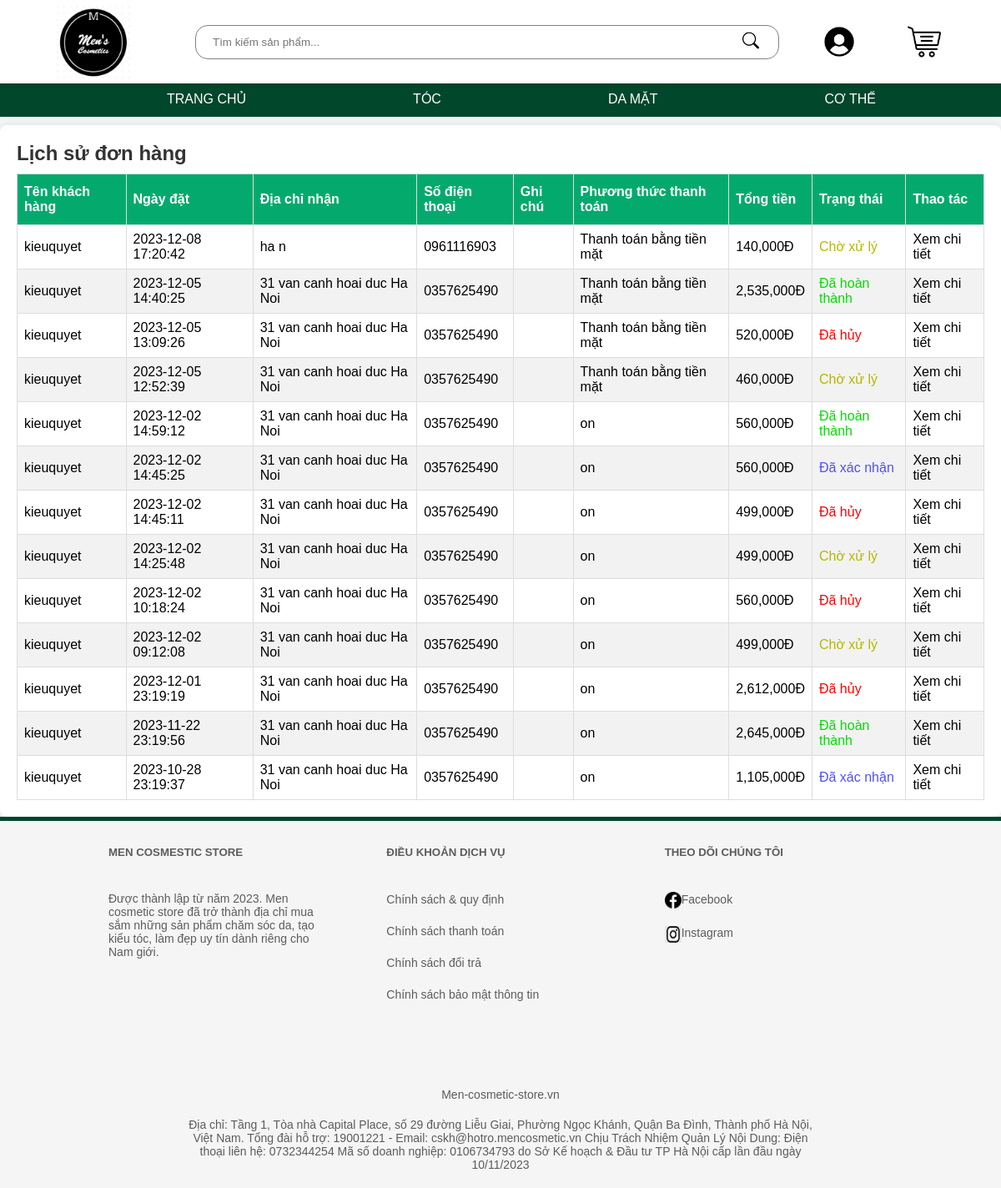
/index.php?act=donhang (signed in), run on the app's committed database.
### tables this page shows
CREATE TABLE `donhang` (
  `id` int(11) NOT NULL,
  `idtk` int(11) DEFAULT NULL,
  `tennguoinhan` varchar(50) NOT NULL,
  `emailnguoinhan` varchar(255) DEFAULT NULL,
  `sdtnguoinhan` int(13) NOT NULL,
  `diachinguoinhan` varchar(255) NOT NULL,
  `pttt` varchar(50) NOT NULL,
  `tongtien` int(11) NOT NULL,
  `ngaydat` datetime DEFAULT NULL,
  `ghichu` varchar(255) DEFAULT NULL,
  `id_trangthai` tinyint(1) DEFAULT 1
);

CREATE TABLE `trangthaidonhang` (
  `id` tinyint(1) NOT NULL,
  `trangthai` varchar(255) NOT NULL
);

### model/pdo.php (called while the page is built, shortened)
<?php
function pdo_get_connection(){
    $dburl = "mysql:host=localhost;dbname=duan1;charset=utf8";
    $username = 'root';
    $password = '';
    $conn = new PDO($dburl, $username, $password);
    $conn->setAttribute(PDO::ATTR_ERRMODE, PDO::ERRMODE_EXCEPTION);
    return $conn;
}
function pdo_query($sql){
    $sql_args = array_slice(func_get_args(), 1);
    try{
        $conn = pdo_get_connection();
        $stmt = $conn->prepare($sql);
        $stmt->execute($sql_args);
        $rows = $stmt->fetchAll();
        return $rows;
    }
    catch(PDOException $e){
        throw $e;
    }
    finally{
        unset($conn);
    }
}

### model/donhang.php (called while the page is built, shortened)
<?php
function loadall_donhang_nguoidung($id)
{
    $sql = "SELECT donhang.id,  tennguoinhan, sdtnguoinhan, diachinguoinhan, pttt, tongtien, ghichu, trangthai, ngaydat, id_trangthai
            FROM donhang
            JOIN trangthaidonhang ON trangthaidonhang.id = donhang.id_trangthai
            JOIN nguoidung on nguoidung.id = donhang.idtk
            WHERE donhang.idtk = $id
            ORDER BY donhang.ngaydat DESC ";
    $donhang = pdo_query($sql);
    return $donhang;
}

### view/donhang.php (the view, shortened to what this page needs)
<div class="form-lsdh">
    <h2>Lịch sử đơn hàng</h2>
    <div class="contents">
        <div class="content">
        <?php if($donhang != []) {?>
            <table id="customers" >
                <thead>
                    <tr>
                        <th>Tên khách hàng</th>
                        <th>Ngày đặt</th>
                        <th>Địa chỉ nhận</th>
                        <th>Số điện thoại</th>
                        <th>Ghi chú</th>
                        <th>Phương thức thanh toán</th>
                        <th>Tổng tiền</th>
                        <th>Trạng thái</th>
                        <th>Thao tác</th>
                    </tr>
                </thead>
                <tbody>
                    <?php
                    foreach ($donhang as  $dh) :
                        extract($dh);
                        $formattedPhoneNumber = substr($sdtnguoinhan, 0, 1) === '0' ? $sdtnguoinhan : '0' . $sdtnguoinhan;
                       $dhct= "index.php?act=donhangchitiet&id_donhang=$id"
                    ?>
                        <tr>
                        <td><?=$tennguoinhan?></td>
                            <td><?=$ngaydat?></td>
                            <td><?=$diachinguoinhan?></td>
                            <td><?=$formattedPhoneNumber?></td>
                            <td><?=$ghichu?></td>
                            <td><?=$pttt?></td>
                            <td><?= number_format($tongtien)?>Đ</td>
                           <?php $class_ttdh = "";
                        switch ($trangthai) {
                            case 'Chờ xử lý':
                                $class_ttdh ="btn-color-vang";
                                break;
                            case 'Đã xác nhận':
                                $class_ttdh ="btn-color-xanhblue";
                                break;
                            case 'Đã hoàn thành':
                                $class_ttdh = "btn-color-xanhgreen";
                                break;
                            case 'Đã hủy':
                                $class_ttdh = "btn-color-red";
                                break;
                        }
                        ?>
                            <td><p class="<?=$class_ttdh?>"><?=$trangthai?></p></td>
                            <td><a class="xemchitiet" href="<?=$dhct?>">Xem chi tiết</a></td>
                        </tr>
                    <?php  endforeach; ?>
                </tbody>
            </table>
            <?php }else{
                echo "Người dùng chưa có đơn hàng nào";
                }?>
        </div>
    </div>
</div>

### css/formadd.css (style rules this page uses)
.form-lsdh { margin: auto; background-color: #fff; padding: 20px; border-radius: 8px; box-shadow: 0 0 10px rgba(0, 0, 0, 0.1); }
h2 { color: #333; }
table { width: 100%; }

### css/css.css (style rules this page uses)
* { margin: 0; padding: 0; box-sizing: border-box; }
body { font-family: 'Open Sans', sans-serif; background-color: #F5F5F5; }

### css/thanhtoan.css (style rules this page uses)
h2 { margin-bottom: 10px; }

### css/slideshow.css (style rules this page uses)
* { box-sizing: border-box }
body { font-family: Verdana, sans-serif; margin:0 }

### css/donhang.css (style rules this page uses)
#customers { font-family: Arial, Helvetica, sans-serif; border-collapse: collapse; width: 100%; }
#customers td, #customers th { border: 1px solid #ddd; padding: 8px; }
#customers tr:nth-child(even) { background-color: #f2f2f2; }
#customers th { padding-top: 12px; padding-bottom: 12px; text-align: left; background-color: #04AA6D; color: white; }
.btn-color-vang { color: rgb(182, 182, 0); }
.btn-color-xanhblue { color: rgb(79, 79, 255); }
.btn-color-xanhgreen { color: rgb(0, 221, 0); }
.btn-color-red { color: red; }
.xemchitiet { text-decoration: none; color: black; }

### data on the page
donhang: tennguoinhan "kieuquyet", ngaydat "2023-12-08 17:20:42", diachinguoinhan "ha n", sdtnguoinhan "0961116903", pttt "Thanh toán bằng tiền mặt", tongtien "140,000", id_trangthai.trangthai "Chờ xử lý"
donhang: tennguoinhan "kieuquyet", ngaydat "2023-12-05 14:40:25", diachinguoinhan "31 van canh hoai duc Ha Noi", sdtnguoinhan "0357625490", pttt "Thanh toán bằng tiền mặt", tongtien "2,535,000", id_trangthai.trangthai "Đã hoàn thành"
donhang: tennguoinhan "kieuquyet", ngaydat "2023-12-05 13:09:26", diachinguoinhan "31 van canh hoai duc Ha Noi", sdtnguoinhan "0357625490", pttt "Thanh toán bằng tiền mặt", tongtien "520,000", id_trangthai.trangthai "Đã hủy"
donhang: tennguoinhan "kieuquyet", ngaydat "2023-12-05 12:52:39", diachinguoinhan "31 van canh hoai duc Ha Noi", sdtnguoinhan "0357625490", pttt "Thanh toán bằng tiền mặt", tongtien "460,000", id_trangthai.trangthai "Chờ xử lý"
donhang: tennguoinhan "kieuquyet", ngaydat "2023-12-02 14:59:12", diachinguoinhan "31 van canh hoai duc Ha Noi", sdtnguoinhan "0357625490", pttt "on", tongtien "560,000", id_trangthai.trangthai "Đã hoàn thành"
donhang: tennguoinhan "kieuquyet", ngaydat "2023-12-02 14:45:25", diachinguoinhan "31 van canh hoai duc Ha Noi", sdtnguoinhan "0357625490", pttt "on", tongtien "560,000", id_trangthai.trangthai "Đã xác nhận"
donhang: tennguoinhan "kieuquyet", ngaydat "2023-12-02 14:45:11", diachinguoinhan "31 van canh hoai duc Ha Noi", sdtnguoinhan "0357625490", pttt "on", tongtien "499,000", id_trangthai.trangthai "Đã hủy"
donhang: tennguoinhan "kieuquyet", ngaydat "2023-12-02 14:25:48", diachinguoinhan "31 van canh hoai duc Ha Noi", sdtnguoinhan "0357625490", pttt "on", tongtien "499,000", id_trangthai.trangthai "Chờ xử lý"
donhang: tennguoinhan "kieuquyet", ngaydat "2023-12-02 10:18:24", diachinguoinhan "31 van canh hoai duc Ha Noi", sdtnguoinhan "0357625490", pttt "on", tongtien "560,000", id_trangthai.trangthai "Đã hủy"
donhang: tennguoinhan "kieuquyet", ngaydat "2023-12-02 09:12:08", diachinguoinhan "31 van canh hoai duc Ha Noi", sdtnguoinhan "0357625490", pttt "on", tongtien "499,000", id_trangthai.trangthai "Chờ xử lý"
donhang: tennguoinhan "kieuquyet", ngaydat "2023-12-01 23:19:19", diachinguoinhan "31 van canh hoai duc Ha Noi", sdtnguoinhan "0357625490", pttt "on", tongtien "2,612,000", id_trangthai.trangthai "Đã hủy"
donhang: tennguoinhan "kieuquyet", ngaydat "2023-11-22 23:19:56", diachinguoinhan "31 van canh hoai duc Ha Noi", sdtnguoinhan "0357625490", pttt "on", tongtien "2,645,000", id_trangthai.trangthai "Đã hoàn thành"
donhang: tennguoinhan "kieuquyet", ngaydat "2023-10-28 23:19:37", diachinguoinhan "31 van canh hoai duc Ha Noi", sdtnguoinhan "0357625490", pttt "on", tongtien "1,105,000", id_trangthai.trangthai "Đã xác nhận"
